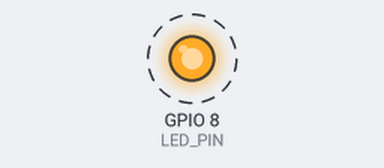
Simulated run of this program. Board: ESP32-C3. Shown: output pins drawn as LEDs (lit = HIGH). Dashed ring = blinking.

Above: at 1.5 s.
Timing chart, 0 to 5.6 s (numbered marks = the images above):
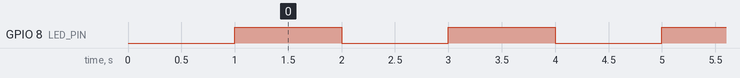

Measured:
- by itself, GPIO 8 (LED_PIN): alternates HIGH for 1.0 s and LOW for 1.0 s

The program:

main.cpp
```cpp
#include <Arduino.h>

// set this to 1 to run the code for section 10 (Blink). set this to 2 to run the code for section 11 (Serial Monitoring and Millis Function)
const int LAB_SECTION = 1;

const int LED_PIN = 8;
bool led_state = false;
unsigned long current_time = 0;

// the setup loop runs once, when the board is powered on or when the reset button is clicked
void setup() {
	pinMode(LED_PIN, OUTPUT); // initialize the correct pin as an output (versus an input pin)
    Serial.begin(115200); // begin the serial (USB) communication at 115200 baudrate. ensure the baudrate in your serial monitor matches
	delay(1000); // give serial communication time to initialize
}

// the main loop runs over and over again as long as the board is powered
void loop() {
	led_state = !led_state; // alternates the led_state variable each time the command runs
	digitalWrite(LED_PIN, led_state); // if led_state is true, the pin goes to HIGH. if led_state is false, the pin goes to LOW

	if (LAB_SECTION == 1) {
		// Section 10: only blink the LED, no serial output needed
	}

	else if (LAB_SECTION == 2) {
		// Section 11: also print the elapsed time and LED state to the serial monitor
		current_time = millis(); // get the # of milliseconds since the board was turned on
		Serial.print(current_time);
		Serial.print("    ");
		Serial.println(led_state);
	}

	delay(1000); // wait one second
}
```
